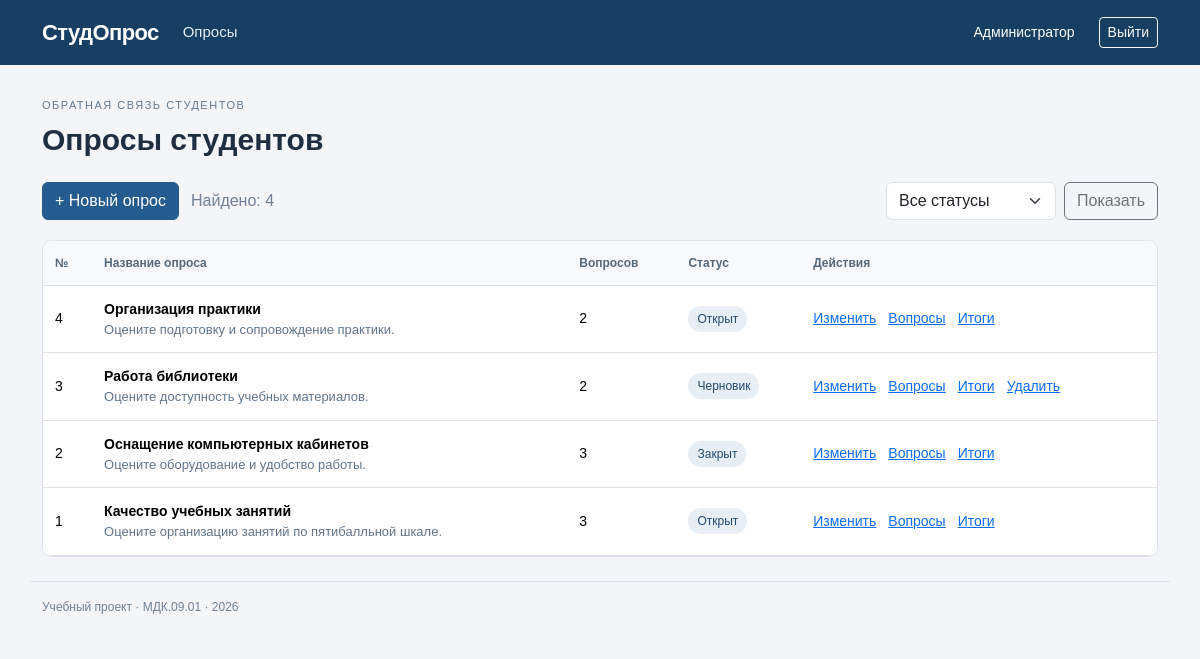
Screenshot of /surveys.php (signed in) with the database file from the repository.
### tables this page shows
CREATE TABLE surveys (
 id INT AUTO_INCREMENT PRIMARY KEY,
 title VARCHAR(150) NOT NULL,
 description TEXT,
 status ENUM('Черновик','Открыт','Закрыт') NOT NULL DEFAULT 'Черновик',
 created_by INT NOT NULL,
 created_at DATETIME NOT NULL DEFAULT CURRENT_TIMESTAMP,
 FOREIGN KEY (created_by) REFERENCES users(id)
);

### app.php (called while the page is built)
<?php
return ['brand'=>'СтудОпрос','subtitle'=>'Обратная связь студентов','home'=>'surveys.php','users'=>'users','nav'=>['surveys.php'=>'Опросы']];

### helpers.php (called while the page is built, shortened)
<?php
function h($value): string {
    return htmlspecialchars((string)$value, ENT_QUOTES, 'UTF-8');
}
function admin(): bool { return ($_SESSION['user']['role'] ?? '') === 'admin'; }
function all_rows(PDO $pdo, string $sql, array $params=[]): array {
    $stmt=$pdo->prepare($sql); $stmt->execute($params); return $stmt->fetchAll();
}

### records.php (called while the page is built, shortened)
<?php
require 'auth.php';
$status=(string)($_GET['status']??'');$params=[$_SESSION['user']['id']];
$sql="SELECT s.*, (SELECT COUNT(*) FROM questions q WHERE q.survey_id=s.id) AS n,
 (SELECT COUNT(*) FROM answers a JOIN questions q ON q.id=a.question_id
 WHERE q.survey_id=s.id AND a.user_id=?) AS completed FROM surveys s WHERE 1=1";
$rows=all_rows($pdo,$sql.' ORDER BY s.id DESC',$params);

### surveys.php (the view)
<?php
require 'records.php';
require 'menu.php';
page_start('Опросы студентов'); ?>
<div class="toolbar"><?php if(admin()): ?><a href="add.php" class="btn btn-primary">+ Новый опрос</a><?php endif; ?><span class="muted">Найдено: <?=count($rows)?></span><form><select class="form-select" name="status"><option value="">Все статусы</option><?php foreach(['Черновик','Открыт','Закрыт'] as $s): ?><option <?=$status===$s?'selected':''?>><?=h($s)?></option><?php endforeach; ?></select><button class="btn btn-outline-secondary">Показать</button></form></div>
<div class="table-wrap"><table class="table"><thead><tr><th>№</th><th>Название опроса</th><th>Вопросов</th><th>Статус</th><th>Действия</th></tr></thead><tbody>
<?php foreach($rows as $r): ?><tr><td><?=h($r['id'])?></td><td><strong><?=h($r['title'])?></strong><div class="hint"><?=h($r['description'])?></div></td><td><?=h($r['n'])?></td><td><span class="status"><?=h($r['status'])?></span></td><td>
<?php if(admin()): ?><div class="actions"><a href="edit.php?id=<?=$r['id']?>">Изменить</a><a href="questions.php?id=<?=$r['id']?>">Вопросы</a><a href="results.php?id=<?=$r['id']?>">Итоги</a><?php if($r['status']==='Черновик'): ?><a href="delete.php?id=<?=$r['id']?>">Удалить</a><?php endif; ?></div>
<?php elseif($r['completed']): ?>Ответы приняты<?php elseif($r['status']==='Открыт'): ?><a href="vote.php?id=<?=$r['id']?>">Пройти опрос</a><?php else: ?>Завершён<?php endif; ?></td></tr><?php endforeach; ?>
<?php if(!$rows): ?><tr><td colspan="5">Опросов пока нет.</td></tr><?php endif; ?></tbody></table></div><?php page_end(); ?>

### menu.php (shortened to what this page needs)
<?php
require_once __DIR__.'/helpers.php';
$cfg=require __DIR__.'/app.php';
function page_start(string $title): void {
    global $cfg;
    ?><!doctype html><html lang="ru"><head><meta charset="utf-8">
    <link rel="stylesheet" href="css/bootstrap.min.css">
    <link rel="stylesheet" href="css/style.css"></head><body>
    <header><nav class="container d-flex align-items-center gap-4 py-3">
    <strong class="brand"><?=h($cfg['brand'])?></strong>
    <?php if(!empty($_SESSION['user'])): foreach($cfg['nav'] as $href=>$label): ?>
    <a href="<?=h($href)?>"><?=h($label)?></a>
    <?php endforeach; ?><span class="ms-auto small"><?=h($_SESSION['user']['name'])?></span>
    <form method="post" action="logout.php" class="m-0"><?=csrf()?><button class="btn btn-sm btn-outline-light">Выйти</button></form>
    <?php endif; ?></nav></header>
    <main class="container py-4"><div class="eyebrow"><?=h($cfg['subtitle'])?></div><h1><?=h($title)?></h1>
    <?php
}
function page_end(): void { echo '</main><footer class="container py-3">Учебный проект · МДК.09.01 · 2026</footer></body></html>'; }

### css/style.css (style rules this page uses)
:root { --brand:#173e63 }
body { background:#f3f5f8;color:#1f2e40;font-family:Arial,sans-serif }
header { background:var(--brand);color:#fff }
header a { color:#e5eef8;text-decoration:none;font-size:15px }
.brand { font-size:22px;letter-spacing:-.6px }
.eyebrow { color:#637a91;text-transform:uppercase;font-size:11px;letter-spacing:1.5px;margin:8px 0 }
h1 { font-size:30px;margin:0 0 24px;font-weight:700 }
.table { font-size:14px;margin:0 }
.table th { color:#54687c;background:#f7f9fc;font-weight:600;font-size:12px }
.table td,.table th { padding:13px 12px;vertical-align:middle }
.table a { white-space:nowrap }
.btn-primary { background:#245c90;border-color:#245c90 }
.status { display:inline-block;padding:4px 9px;background:#e8eef6;border-radius:20px;white-space:nowrap;font-size:12px;color:#244a70 }
footer { font-size:12px;color:#718096;border-top:1px solid #dce2ea }
.muted { color:#718096 }
.actions { display:flex;gap:12px }
.toolbar { display:flex;align-items:center;gap:12px;margin-bottom:20px }
.toolbar form { display:flex;gap:8px;margin-left:auto }
.toolbar .form-select { min-width:170px }
.table-wrap { overflow:auto;background:white;border:1px solid #dbe2eb;border-radius:10px }
.hint { font-size:13px;color:#60758a }

### rows the page displays
surveys: id "4", title "Организация практики", description "Оцените подготовку и сопровождение практики.", n "2", status "Открыт"
surveys: id "3", title "Работа библиотеки", description "Оцените доступность учебных материалов.", n "2", status "Черновик"
surveys: id "2", title "Оснащение компьютерных кабинетов", description "Оцените оборудование и удобство работы.", n "3", status "Закрыт"
surveys: id "1", title "Качество учебных занятий", description "Оцените организацию занятий по пятибалльной шкале.", n "3", status "Открыт"

### other values shown
$cfg['brand'] "СтудОпрос"
$label "Опросы"
$_SESSION['user']['name'] "Администратор"
$cfg['subtitle'] "ОБРАТНАЯ СВЯЗЬ СТУДЕНТОВ"
$title "Опросы студентов"
count($rows) "4"
